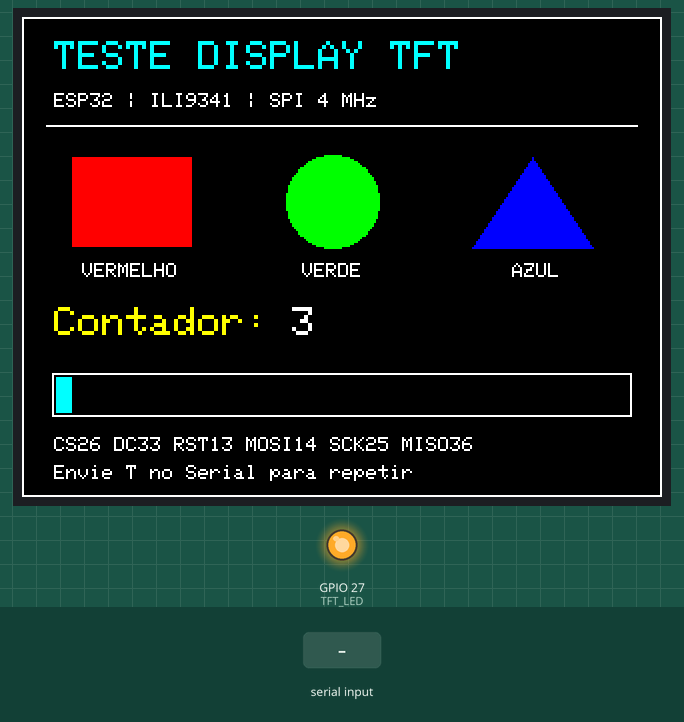
Simulated run of this sketch. Board: ESP32. Parts: 320×240 colour display, output pins drawn as LEDs (lit = HIGH). Inputs (shaded band) come from the test bench. Pins used as bus, display or sensor lines are not drawn; what the sketch prints to the serial monitor is not drawn.

Above: at 6.3 s.
6.4 s: "T" received over Serial
At 7.1 s:
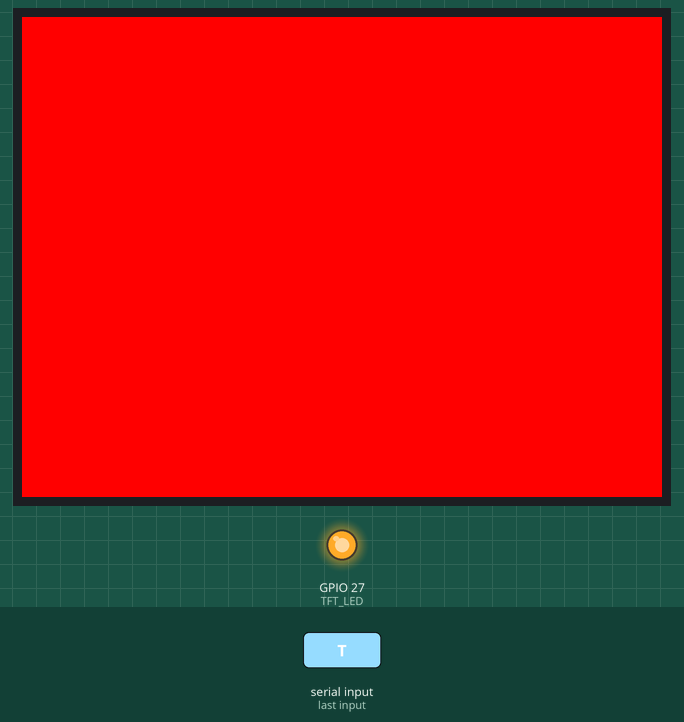
At 10.3 s:
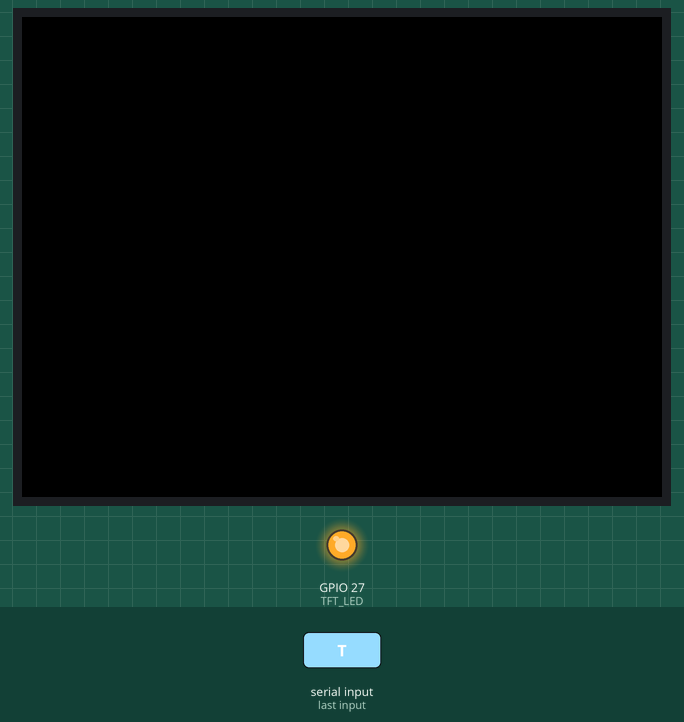
Timing chart, 0 to 11.8 s (numbered marks = the images above; inputs shaded):
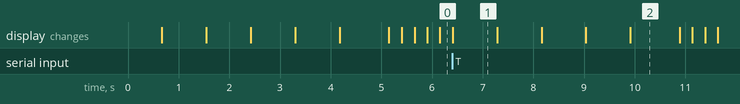

Measured:
- after the input at 6.4 s, the display: changes at once (image 1)
- what the display in image 1 shows lasts 0.9 s, from 6.4 s to 7.3 s

The sketch:

Codigo_Teste_Display_TFT.ino
```cpp
#include <Arduino.h>
#include <SPI.h>
#include <Adafruit_GFX.h>
#include <Adafruit_ILI9341.h>

// =====================================================
// PINAGEM FINAL
// =====================================================
#define TFT_CS    26
#define TFT_DC    33
#define TFT_RST   13
#define TFT_MOSI  14
#define TFT_SCK   25
#define TFT_MISO  36  // VP na placa
#define TFT_LED   27

// GPIO32 reservado para o PWM do projeto.

// =====================================================
// CONFIGURACOES
// =====================================================
const bool CONTROLAR_BACKLIGHT = true;
const uint8_t BACKLIGHT_LIGADO = HIGH;

// Frequencia conservadora para teste na protoboard.
const uint32_t SPI_FREQUENCIA = 4000000;

// Ordem: SPI, DC, CS, RESET.
Adafruit_ILI9341 tft(&SPI, TFT_DC, TFT_CS, TFT_RST);

uint32_t ultimaAtualizacao = 0;
uint32_t contador = 0;

// =====================================================
// TESTE DE CORES
// =====================================================
void testarCores() {
  const uint16_t cores[] = {
    ILI9341_RED,
    ILI9341_GREEN,
    ILI9341_BLUE,
    ILI9341_WHITE,
    ILI9341_BLACK
  };

  const char* nomes[] = {
    "VERMELHO",
    "VERDE",
    "AZUL",
    "BRANCO",
    "PRETO"
  };

  for (uint8_t i = 0; i < 5; i++) {
    Serial.print("Teste de cor: ");
    Serial.println(nomes[i]);

    tft.fillScreen(cores[i]);
    delay(800);
  }
}

// =====================================================
// TELA PRINCIPAL
// =====================================================
void desenharTela() {
  tft.fillScreen(ILI9341_BLACK);
  tft.setTextWrap(false);

  // Borda da tela.
  tft.drawRect(
    0, 0,
    tft.width(), tft.height(),
    ILI9341_WHITE
  );

  // Titulo.
  tft.setTextSize(2);
  tft.setTextColor(ILI9341_CYAN);
  tft.setCursor(16, 12);
  tft.print("TESTE DISPLAY TFT");

  tft.setTextSize(1);
  tft.setTextColor(ILI9341_WHITE);
  tft.setCursor(16, 38);
  tft.print("ESP32 | ILI9341 | SPI 4 MHz");

  tft.drawFastHLine(12, 54, 296, ILI9341_WHITE);

  // Formas geometricas.
  tft.fillRect(25, 70, 60, 45, ILI9341_RED);

  tft.fillCircle(155, 92, 23, ILI9341_GREEN);

  tft.fillTriangle(
    225, 115,
    255, 70,
    285, 115,
    ILI9341_BLUE
  );

  // Legendas.
  tft.setCursor(30, 123);
  tft.print("VERMELHO");

  tft.setCursor(140, 123);
  tft.print("VERDE");

  tft.setCursor(245, 123);
  tft.print("AZUL");

  // Contador.
  tft.setTextSize(2);
  tft.setTextColor(ILI9341_YELLOW);
  tft.setCursor(16, 145);
  tft.print("Contador:");

  // Moldura da barra animada.
  tft.drawRect(15, 178, 290, 22, ILI9341_WHITE);

  // Pinagem e instrucoes.
  tft.setTextSize(1);
  tft.setTextColor(ILI9341_WHITE);

  tft.setCursor(16, 210);
  tft.print("CS26 DC33 RST13 MOSI14 SCK25 MISO36");

  tft.setCursor(16, 224);
  tft.print("Envie T no Serial para repetir");
}

// =====================================================
// EXECUTA A SEQUENCIA DE TESTE
// =====================================================
void executarTeste() {
  testarCores();
  desenharTela();

  contador = 0;
  ultimaAtualizacao = millis();

  Serial.println();
  Serial.println("Comandos enviados ao display.");
  Serial.println("Confira cores, formas, contador e barra.");
  Serial.println("Envie T para repetir.");
}

// =====================================================
// INICIALIZACAO
// =====================================================
void setup() {
  Serial.begin(115200);
  delay(500);

  Serial.println();
  Serial.println("==================================");
  Serial.println("TESTE TFT - VERSAO CORRIGIDA");
  Serial.println("Controlador configurado: ILI9341");
  Serial.println("==================================");

  Serial.println("CS   = GPIO26");
  Serial.println("DC   = GPIO33");
  Serial.println("RST  = GPIO13");
  Serial.println("MOSI = GPIO14");
  Serial.println("SCK  = GPIO25");
  Serial.println("MISO = GPIO36 / VP");
  Serial.println("BL   = GPIO27");

  // CORRECAO: configurar como saida ANTES de escrever.
  if (CONTROLAR_BACKLIGHT) {
    pinMode(TFT_LED, OUTPUT);
    digitalWrite(TFT_LED, BACKLIGHT_LIGADO);

    Serial.println("GPIO27 configurado como saida HIGH.");
  }

  // CORRECAO: mesma ordem para o CS.
  pinMode(TFT_CS, OUTPUT);
  digitalWrite(TFT_CS, HIGH);

  // SPI com a pinagem escolhida.
  // Ordem: SCK, MISO, MOSI, SS.
  SPI.begin(TFT_SCK, TFT_MISO, TFT_MOSI, TFT_CS);

  // A biblioteca inicializa o display e aciona TFT_RST.
  tft.begin(SPI_FREQUENCIA);

  // Paisagem: 320 x 240 para ILI9341.
  tft.setRotation(1);

  executarTeste();
}

// =====================================================
// LOOP PRINCIPAL
// =====================================================
void loop() {
  // Comando para repetir o teste.
  while (Serial.available() > 0) {
    char comando = Serial.read();

    if (comando == 'T' || comando == 't') {
      executarTeste();
    }
  }

  // Atualiza contador e barra a cada 250 ms.
  if (millis() - ultimaAtualizacao >= 250) {
    ultimaAtualizacao = millis();

    // Limpa apenas o numero anterior.
    tft.fillRect(135, 143, 170, 24, ILI9341_BLACK);

    tft.setCursor(135, 145);
    tft.setTextSize(2);
    tft.setTextColor(ILI9341_WHITE);
    tft.print(contador);

    // Barra de 0 a 100%.
    int largura = (contador % 101) * 286 / 100;

    tft.fillRect(17, 180, 286, 18, ILI9341_BLACK);

    if (largura > 0) {
      tft.fillRect(17, 180, largura, 18, ILI9341_CYAN);
    }

    contador++;
  }
}
```
